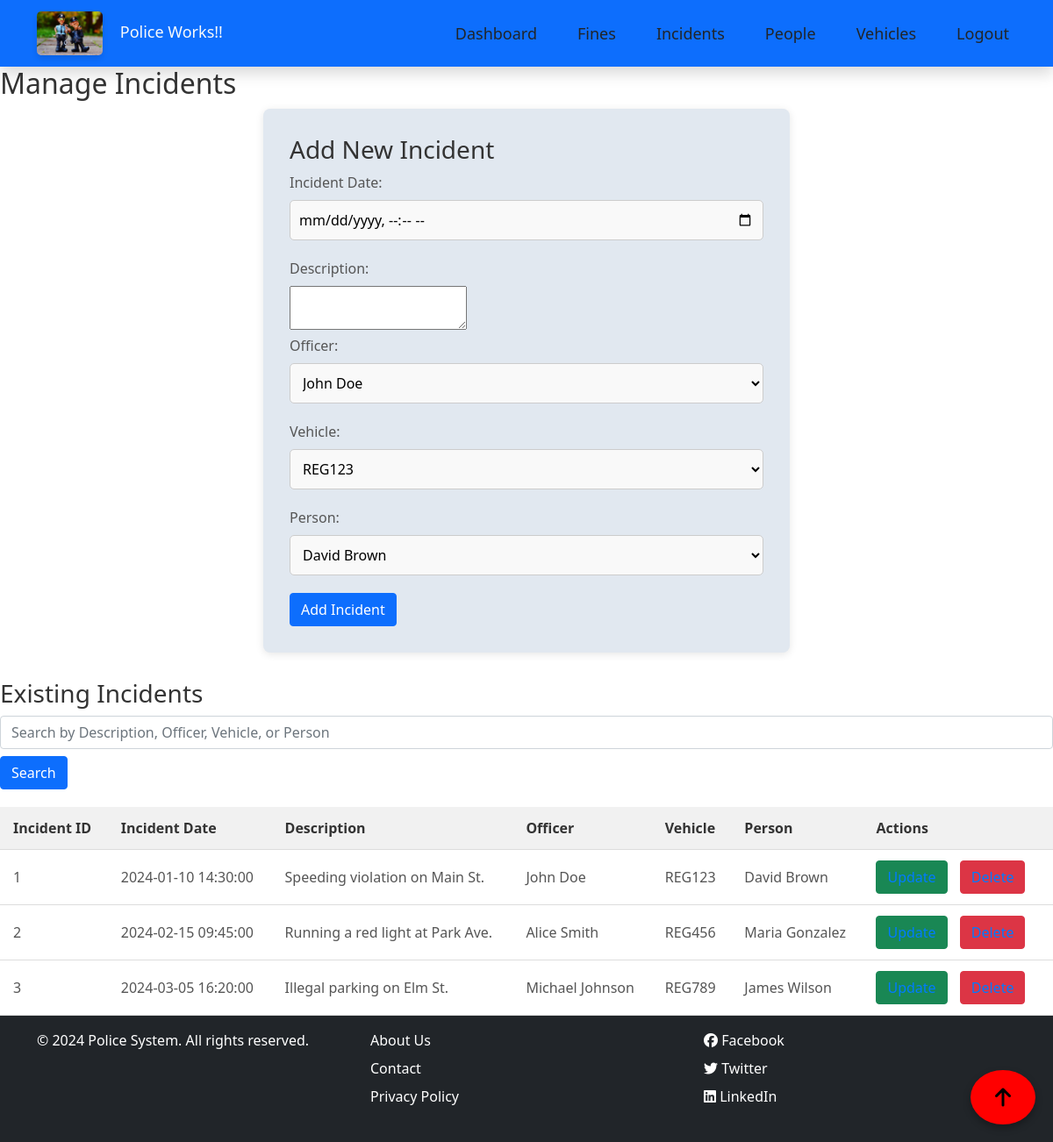
Page /Police_Works_Management_System/cw2/incidents.php (signed in) on the committed database.
### tables this page shows
CREATE TABLE `incidents` (
  `incident_id` int(11) NOT NULL,
  `incident_date` datetime NOT NULL,
  `description` text DEFAULT NULL,
  `officer_id` int(11) DEFAULT NULL,
  `vehicle_id` int(11) DEFAULT NULL,
  `person_id` int(11) DEFAULT NULL
);

CREATE TABLE `police_officers` (
  `officer_id` int(11) NOT NULL,
  `username` varchar(50) NOT NULL,
  `password` varchar(255) NOT NULL,
  `name` varchar(100) NOT NULL
);

CREATE TABLE `vehicles` (
  `vehicle_id` int(11) NOT NULL,
  `registration_number` varchar(20) NOT NULL,
  `make` varchar(50) DEFAULT NULL,
  `model` varchar(50) DEFAULT NULL,
  `color` varchar(30) DEFAULT NULL,
  `owner_id` int(11) DEFAULT NULL
);

CREATE TABLE `people` (
  `person_id` int(11) NOT NULL,
  `name` varchar(100) NOT NULL,
  `license_number` varchar(50) DEFAULT NULL,
  `address` varchar(255) DEFAULT NULL,
  `phone` varchar(20) DEFAULT NULL
);

### Police_Works_Management_System/cw2/incidents.php (the view, shortened to what this page needs)
<?php
include('db.inc.php');
$search_query = '';
if (isset($_GET['search'])) {
    $search_query = $_GET['search'];
    $sql = "SELECT i.incident_id, i.incident_date, i.description, o.name AS officer_name, v.registration_number AS vehicle, p.name AS person
            FROM incidents i
            JOIN police_officers o ON i.officer_id = o.officer_id
            JOIN vehicles v ON i.vehicle_id = v.vehicle_id
            JOIN people p ON i.person_id = p.person_id
            WHERE i.description LIKE ? OR o.name LIKE ? OR v.registration_number LIKE ? OR p.name LIKE ?";
    $stmt = $conn->prepare($sql);
    $search_param = "%" . $search_query . "%";
    $stmt->bind_param("ssss", $search_param, $search_param, $search_param, $search_param);
    $stmt->execute();
    $result = $stmt->get_result();
} else {
    $sql = "SELECT i.incident_id, i.incident_date, i.description, o.name AS officer_name, v.registration_number AS vehicle, p.name AS person
            FROM incidents i
            JOIN police_officers o ON i.officer_id = o.officer_id
            JOIN vehicles v ON i.vehicle_id = v.vehicle_id
            JOIN people p ON i.person_id = p.person_id";
    $result = $conn->query($sql);
}
?>
<!DOCTYPE html>
<html lang="en">
<head>
    <link rel="stylesheet" href="../assets/css/style.css">
    <link rel="stylesheet" href="https://cdn.jsdelivr.net/npm/bootstrap@4.3.1/dist/css/bootstrap.min.css">
</head>
<body>
    <?php include('navbar.php'); ?>
    <div class="content-container">
        <h2>Manage Incidents</h2>
        <div class="form-container">
            <h3><?php echo isset($incident) ? 'Edit Incident' : 'Add New Incident'; ?></h3>
            <form method="POST">
                <label for="incident_date">Incident Date:</label>
                <input type="datetime-local" name="incident_date" value="<?php echo isset($incident) ? $incident['incident_date'] : ''; ?>" required>
                <label for="description">Description:</label>
                <textarea name="description" required><?php echo isset($incident) ? $incident['description'] : ''; ?></textarea>
                <label for="officer_id">Officer:</label>
                <select name="officer_id" required>
                    <?php
                    $officers = $conn->query("SELECT officer_id, name FROM police_officers");
                    while ($officer = $officers->fetch_assoc()) {
                        echo "<option value='" . $officer['officer_id'] . "' " . (isset($incident) && $incident['officer_id'] == $officer['officer_id'] ? 'selected' : '') . ">" . $officer['name'] . "</option>";
                    }
                    ?>
                </select>
                <label for="vehicle_id">Vehicle:</label>
                <select name="vehicle_id" required>
                    <?php
                    $vehicles = $conn->query("SELECT vehicle_id, registration_number FROM vehicles");
                    while ($vehicle = $vehicles->fetch_assoc()) {
                        echo "<option value='" . $vehicle['vehicle_id'] . "' " . (isset($incident) && $incident['vehicle_id'] == $vehicle['vehicle_id'] ? 'selected' : '') . ">" . $vehicle['registration_number'] . "</option>";
                    }
                    ?>
                </select>
                <label for="person_id">Person:</label>
                <select name="person_id" required>
                    <?php
                    $people = $conn->query("SELECT person_id, name FROM people");
                    while ($person = $people->fetch_assoc()) {
                        echo "<option value='" . $person['person_id'] . "' " . (isset($incident) && $incident['person_id'] == $person['person_id'] ? 'selected' : '') . ">" . $person['name'] . "</option>";
                    }
                    ?>
                </select>
                <button type="submit" name="<?php echo isset($incident) ? 'update' : 'add'; ?>" class="btn btn-primary">
                    <?php echo isset($incident) ? 'Update Incident' : 'Add Incident'; ?>
                </button>
            </form>
        </div>
        <h3>Existing Incidents</h3>
        <form method="GET" class="mb-3">
            <input type="text" name="search" value="<?php echo htmlspecialchars($search_query); ?>" class="form-control" placeholder="Search by Description, Officer, Vehicle, or Person" />
            <button type="submit" class="btn btn-primary mt-2">Search</button>
        </form>
        <table class="data-table">
            <thead>
                <tr>
                    <th>Incident ID</th>
                    <th>Incident Date</th>
                    <th>Description</th>
                    <th>Officer</th>
                    <th>Vehicle</th>
                    <th>Person</th>
                    <th>Actions</th>
                </tr>
            </thead>
            <tbody>
                <?php while ($row = $result->fetch_assoc()): ?>
                    <tr>
                        <td><?php echo $row['incident_id']; ?></td>
                        <td><?php echo $row['incident_date']; ?></td>
                        <td><?php echo $row['description']; ?></td>
                        <td><?php echo $row['officer_name']; ?></td>
                        <td><?php echo $row['vehicle']; ?></td>
                        <td><?php echo $row['person']; ?></td>
                        <td>
                            <a href="incidents.php?id=<?php echo $row['incident_id']; ?>" class="btn btn-success">Update</a>
                            <a href="?delete=<?php echo $row['incident_id']; ?>" onclick="return confirm('Are you sure you want to delete this incident?');" class="btn btn-danger">Delete</a>
                        </td>
                    </tr>
                <?php endwhile; ?>
            </tbody>
        </table>
    </div>
    <?php include('footer.php'); ?>
</body>
</html>

### Police_Works_Management_System/assets/css/style.css (style rules this page uses)
* { margin: 0; padding: 0; box-sizing: border-box; }
body { font-family: Arial, sans-serif; background-color: #f4f7f6; color: #333; min-height: 100vh; display: flex; flex-direction: column; justify-content: flex-start; }
h2, h3 { color: #333; margin-bottom: 20px; }
a { text-decoration: none; color: #007bff; }
.form-container { background-color: #e1e8f0; padding: 30px; border-radius: 8px; box-shadow: 0 2px 10px rgba(0, 0, 0, 0.1); margin-bottom: 30px; max-width: 600px; margin-left: auto; margin-right: auto; margin-top: 10px; }
.form-container label { display: block; margin-bottom: 8px; color: #555; }
.form-container input, .form-container select { width: 100%; padding: 10px; margin-bottom: 20px; border: 1px solid #ccc; border-radius: 5px; font-size: 16px; background-color: #f9f9f9; }
.data-table { width: 100%; border-collapse: collapse; margin-top: 20px; }
.data-table th, .data-table td { padding: 12px 15px; text-align: left; border-bottom: 1px solid #ddd; }
.data-table th { background-color: #f1f1f1; color: #333; font-weight: bold; }
.data-table td { background-color: white; color: #555; }
.data-table a { color: #007bff; margin-right: 10px; }
button { all: unset; cursor: pointer; }
input { margin: 10px; }

### rows in the picture
incidents: incident_id "1", incident_date "2024-01-10 14:30:00", description "Speeding violation on Main St.", officer.name "John Doe", vehicle.registration_number "REG123", person.name "David Brown"
incidents: incident_id "2", incident_date "2024-02-15 09:45:00", description "Running a red light at Park Ave.", officer.name "Alice Smith", vehicle.registration_number "REG456", person.name "Maria Gonzalez"
incidents: incident_id "3", incident_date "2024-03-05 16:20:00", description "Illegal parking on Elm St.", officer.name "Michael Johnson", vehicle.registration_number "REG789", person.name "James Wilson"

### other values in the picture
form field officer_id "John Doe"
form field vehicle_id "REG123"
form field person_id "David Brown"
